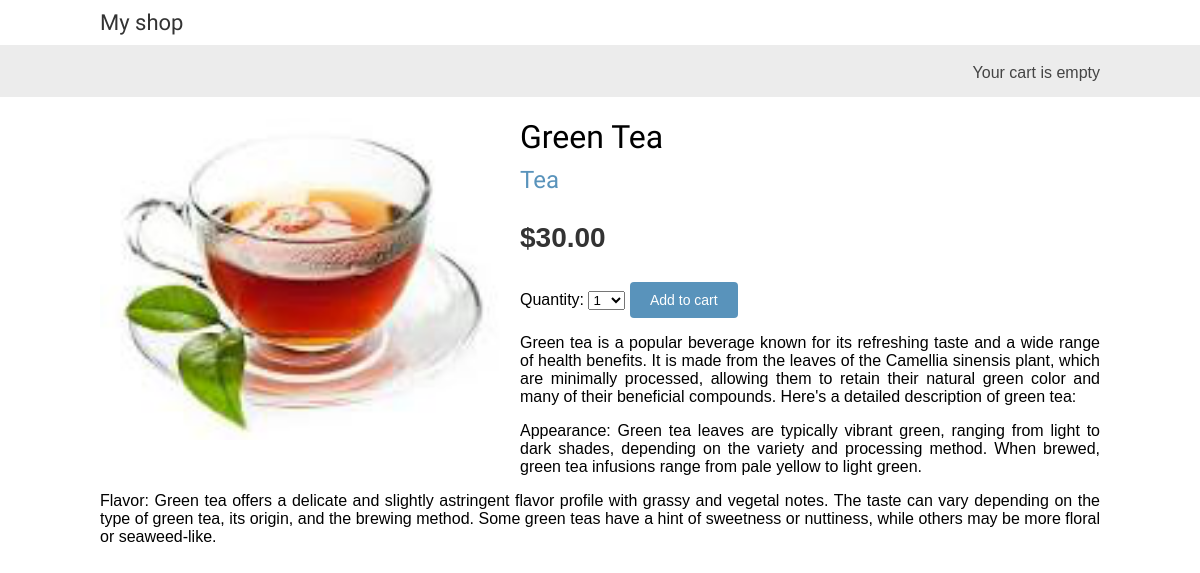
The page /shop/1/green-tea/ on the database its author committed.
### shop/models.py (models this page shows, shortened)
class Product(models.Model):
    category = models.ForeignKey(Category, related_name='product', on_delete=models.CASCADE)
    name = models.CharField(max_length=200)
    slug = models.SlugField(max_length=200)
    image = models.ImageField(upload_to='products/%Y/%m/%d', blank=True)
    description = models.TextField(blank=True)
    price = models.DecimalField(max_digits=10, decimal_places=2)
    available = models.BooleanField(default=True)
    created = models.DateTimeField(auto_now_add=True)
    updated = models.DateTimeField(auto_now=True)
    class Meta:
        ordering = ['name']
        indexes = [
            models.Index(fields=['id', 'slug']),
            models.Index(fields=['name']),
            models.Index(fields=['-created']),
        ]

class Category(models.Model):
    name = models.CharField(max_length=200)
    slug = models.SlugField(max_length=200, unique=True)
    class Meta:
        ordering = ['name']
        indexes = [
            models.Index(fields=['name']),
        ]
        verbose_name = 'category'
        verbose_name_plural = 'categories'
    def __str__(self):
        return self.name
    def get_absolute_url(self):
        return reverse('shop:product_list_by_category', args=[self.slug])

### shop/views.py (the view)
# urls.py: path('<int:id>/<slug:slug>/', views.product_detail, name='product_detail'),
def product_detail(request, id, slug):
    product = get_object_or_404(Product,
                                id=id,
                                slug=slug,
                                available=True)
    cart_product_form = CartAddProductForm()
    return render(request,
                  'shop/product/detail.html',
                  {'product': product,
                   'cart_product_form': cart_product_form})

### cart/forms.py
class CartAddProductForm(forms.Form):
    quantity = forms.TypedChoiceField(
        choices=PRODUCT_QUANTITY_CHOICES,
        coerce=int)
    override = forms.BooleanField(required=False,
                                  initial=False,
                                  widget=forms.HiddenInput)

### cart/cart.py (called while the page is built)
    def __len__(self):
        return sum(item['quantity'] for item in self.cart.values())

### cart/context_processors.py (called while the page is built)
def cart(request):
    return {'cart': Cart(request)}

### templates/shop/product/detail.html (shortened to what this page needs)
{% extends 'shop/base.html' %}
{% load static %}
{% block content %}
    <div class="product-detail">
        <img src="{% if product.image %}{{ product.image.url }}{% else %}
    {% static "img/no_image.png" %}{% endif %}">
        <h1>{{ product.name }}</h1>
        <h2>
            <a href="{{ product.category.get_absolute_url }}">
                {{ product.category }}
            </a>
        </h2>
        <p class="price">${{ product.price }}</p>
        <form action="{% url "cart:cart_add" product.id %}"  method="POST">
            {{ cart_product_form }}
            <input type="submit" value="Add to cart">
        </form>
        {{ product.description|linebreaks }}
    </div>
{% endblock %}

### shop/static/css/base.css (style rules this page uses)
body { margin:0; padding:0; font-family:helvetica, sans-serif; }
h1, h2, h3, h4, h5 , h6 { font-family: 'Ubuntu', sans-serif; font-weight:normal; }
a { text-decoration:none; color:#5993bb; }
a.button, input[type="submit"] { color:#fff; background:#5993bb; border-radius:4px; padding:10px 20px; font-size:14px; border:0; }
.product-detail { text-align:justify; }
.product-detail .price { color:#333; font-size:28px; font-weight:bold; }
.product-detail img { width:40%; float:left; padding:0 20px 20px 0; }
.product-detail h1 { margin-bottom:0; }
.product-detail h2 { margin-top:10px; }

### rows shown on the page
Product: image (picture), name "Green Tea", category "Tea", price "30.00", description "Green tea is a popular beverage known for its refreshing taste and a wide range of health benefits. It is made from the leaves of the Camellia sinensis plant, which are minimally processed, allowing them to retain their natural green color and many of their beneficial compounds. Here's a detailed description of green tea: Appearance: Green tea leaves are typically vibrant green, ranging from light to dark shades, depending on the variety and processing method. When brewed, green tea infusions range from pale yellow to light green. Flavor: Green tea offers a delicate and slightly astringent flavor profile with grassy and vegetal notes. The taste can vary depending on the type of green tea,…"
